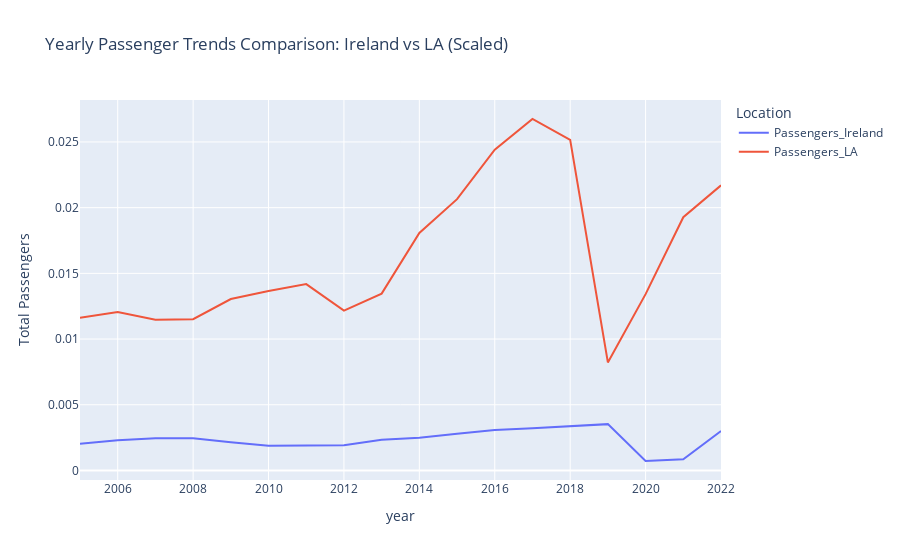
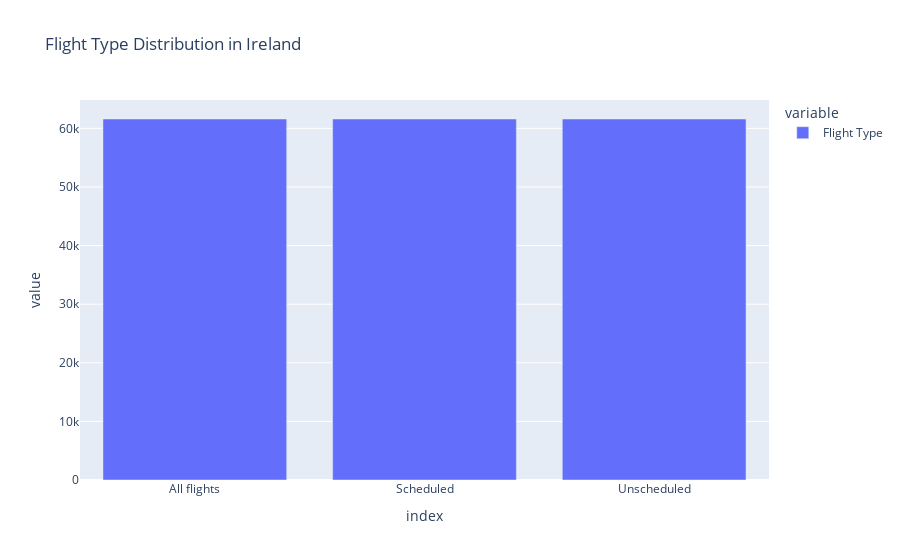

The code cell stored with these charts, in order, in its notebook:
### Code cell
# 1. Efficient EDA
# It's more efficient to view the info and describe outputs directly rather than storing them in variables
print("LA Flights Dataset Info:")
la_flights_dataset.info()

print("\nLA Flights Dataset Describe:")
print(la_flights_dataset.describe())

print("\nIreland Dataset Info:")
combined_ireland_dataset.info()

print("\nIreland Dataset Describe:")
print(combined_ireland_dataset.describe())

# 2. Identifying and Addressing Outliers
# Using .clip() method for efficiency
lower_bound_la, upper_bound_la = la_flights_dataset['Passenger_Count'].quantile([0.25, 0.75])
IQR_la = upper_bound_la - lower_bound_la
la_flights_filtered = la_flights_dataset.copy()
la_flights_filtered['Passenger_Count'] = la_flights_filtered['Passenger_Count'].clip(lower=lower_bound_la - 1.5 * IQR_la, upper=upper_bound_la + 1.5 * IQR_la)

# Similar process for Ireland dataset
ireland_filtered = combined_ireland_dataset.copy()
lower_bound_ireland, upper_bound_ireland = combined_ireland_dataset['VALUE'].quantile([0.25, 0.75])
IQR_ireland = upper_bound_ireland - lower_bound_ireland
ireland_filtered['VALUE'] = ireland_filtered['VALUE'].clip(lower=lower_bound_ireland - 1.5 * IQR_ireland, upper=upper_bound_ireland + 1.5 * IQR_ireland)

# 3. Efficient Boxplot Visualization
plt.figure(figsize=(12, 6))

# Boxplot for LA Flights Dataset - Before and After Removing Outliers
plt.subplot(1, 2, 1)
sns.boxplot(y=la_flights_dataset['Passenger_Count'])
plt.title('LA Flights - Before Removing Outliers')
plt.ylabel('Passenger Count')

plt.subplot(1, 2, 2)
sns.boxplot(y=la_flights_filtered['Passenger_Count'])
plt.title('LA Flights - After Removing Outliers')
plt.ylabel('Passenger Count')
plt.tight_layout()

# Similar boxplot for Ireland dataset
plt.figure(figsize=(12, 6))
plt.subplot(1, 2, 1)
sns.boxplot(y=ireland_filtered['VALUE'])
plt.title('Ireland Dataset - Before Removing Outliers')
plt.ylabel('Passenger Value')

plt.subplot(1, 2, 2)
sns.boxplot(y=ireland_filtered['VALUE'])
plt.title('Ireland Dataset - After Removing Outliers')
plt.ylabel('Passenger Value')
plt.tight_layout()

plt.show()

# Efficient Aggregation and Visualization
# Aggregating LA data on a yearly basis
la_yearly = la_flights_filtered.groupby('Year')['Scaled Passenger Count'].mean()

# Aggregating Ireland data on a yearly basis
ireland_yearly = ireland_filtered.groupby('Year')['Scaled Passenger Millions'].mean()

# Creating a combined DataFrame for comparison
combined_yearly = pd.DataFrame({
    'year': ireland_yearly.index,
    'Passengers_Ireland': ireland_yearly.values,
    'Passengers_LA': la_yearly.values 
})

# Plotly Line Chart for Yearly Comparison
fig = px.line(combined_yearly, x='year', y=['Passengers_Ireland', 'Passengers_LA'],
              labels={'value': 'Total Passengers', 'variable': 'Location'},
              title='Yearly Passenger Trends Comparison: Ireland vs LA (Scaled)')
fig.show()

# 6. Efficient Categorical Data Analysis
# Summarizing and plotting flight types for both datasets
ireland_flight_type = ireland_filtered['Flight Type'].value_counts()
la_flight_type = la_flights_filtered['FlightType'].value_counts()

plt.figure(figsize=(8, 4))

# Ireland Flight Types
plt.subplot(1, 2, 1)
sns.barplot(x=ireland_flight_type.index, y=ireland_flight_type.values)
plt.title('Ireland Flight Types')
plt.xlabel('Flight Type')
plt.ylabel('Count')

# LA Flight Types
plt.subplot(1, 2, 2)
sns.barplot(x=la_flight_type.index, y=la_flight_type.values)
plt.title('LA Flight Types')
plt.xlabel('Flight Type')
plt.ylabel('Count')

plt.tight_layout()
plt.show()

# Visualizing Scaled Passenger Traffic
plt.figure(figsize=(10, 5))
plt.subplot(1, 2, 1)
sns.boxplot(y=ireland_filtered['Scaled Passenger Millions'])
plt.title('Ireland Passenger Traffic Distribution')
plt.ylabel('Passenger Count (Thousands)')

plt.subplot(1, 2, 2)
sns.boxplot(y=la_flights_filtered['Scaled Passenger Count']*10)
plt.title('LA Passenger Traffic Distribution')
plt.ylabel('Passenger Count')

plt.tight_layout()
plt.show()

# Flight Type Distribution in Ireland
fig = px.bar(ireland_flight_type, title='Flight Type Distribution in Ireland')
fig.show()

### Figure 1 — Plotly figure (JSON) as saved in the notebook; plotly's stock layout.template omitted (floating-point values rounded to 4 significant figures)
{"data": [{"hovertemplate": "Location=Passengers_Ireland<br>year=%{x}<br>Total Passengers=%{y}<extra></extra>", "legendgroup": "Passengers_Ireland", "line": {"color": "#636efa", "dash": "solid"}, "marker": {"symbol": "circle"}, "mode": "lines", "name": "Passengers_Ireland", "orientation": "v", "showlegend": true, "type": "scatter", "x": [2005, 2006, 2007, 2008, 2009, 2010, 2011, 2012, 2013, 2014, 2015, 2016, 2017, 2018, 2019, 2020, 2021, 2022], "xaxis": "x", "y": [0.002043, 0.002304, 0.002461, 0.002453, 0.002146, 0.001883, 0.001901, 0.001911, 0.002334, 0.002493, 0.002795, 0.003085, 0.003221, 0.003388, 0.003526, 0.0007213, 0.0008574, 0.002996], "yaxis": "y"}, {"hovertemplate": "Location=Passengers_LA<br>year=%{x}<br>Total Passengers=%{y}<extra></extra>", "legendgroup": "Passengers_LA", "line": {"color": "#EF553B", "dash": "solid"}, "marker": {"symbol": "circle"}, "mode": "lines", "name": "Passengers_LA", "orientation": "v", "showlegend": true, "type": "scatter", "x": [2005, 2006, 2007, 2008, 2009, 2010, 2011, 2012, 2013, 2014, 2015, 2016, 2017, 2018, 2019, 2020, 2021, 2022], "xaxis": "x", "y": [0.01162, 0.01206, 0.01147, 0.01151, 0.01304, 0.01366, 0.01418, 0.01217, 0.01346, 0.01807, 0.02065, 0.02442, 0.02675, 0.02516, 0.008221, 0.01342, 0.01927, 0.0217], "yaxis": "y"}], "layout": {"legend": {"title": {"text": "Location"}, "tracegroupgap": 0}, "title": {"text": "Yearly Passenger Trends Comparison: Ireland vs LA (Scaled)"}, "xaxis": {"anchor": "y", "domain": [0, 1], "title": {"text": "year"}}, "yaxis": {"anchor": "x", "domain": [0, 1], "title": {"text": "Total Passengers"}}}}

### Figure 2 — Plotly figure (JSON) as saved in the notebook; plotly's stock layout.template omitted (floating-point values rounded to 4 significant figures)
{"data": [{"alignmentgroup": "True", "hovertemplate": "variable=Flight Type<br>index=%{x}<br>value=%{y}<extra></extra>", "legendgroup": "Flight Type", "marker": {"color": "#636efa", "pattern": {"shape": ""}}, "name": "Flight Type", "offsetgroup": "Flight Type", "orientation": "v", "showlegend": true, "textposition": "auto", "type": "bar", "x": ["All flights", "Scheduled", "Unscheduled"], "xaxis": "x", "y": [61596, 61596, 61596], "yaxis": "y"}], "layout": {"barmode": "relative", "legend": {"title": {"text": "variable"}, "tracegroupgap": 0}, "title": {"text": "Flight Type Distribution in Ireland"}, "xaxis": {"anchor": "y", "domain": [0, 1], "title": {"text": "index"}}, "yaxis": {"anchor": "x", "domain": [0, 1], "title": {"text": "value"}}}}
